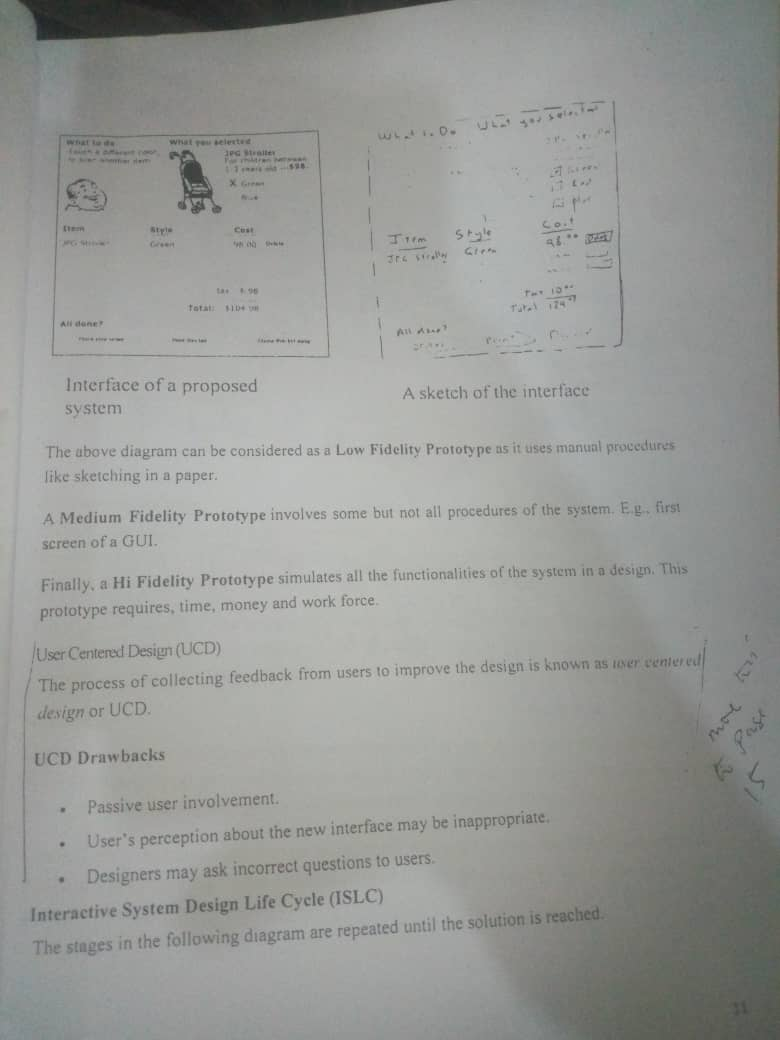
#> input picture Image_Processing/images/tre.jpg, 780 x 1040 px, found by its file name
$ python contours.py   (Python 2 division)
#> lines starting #> are read from the running program, lines starting #| are printed output that depends on the picture; after the words box and inside, x2 and y2 are one past the last pixel; in counts of white or black regions, pixels touching at a corner belong together
#COPY & PASTE{     python contours.py      }TO RUN THE CODE
#import needed libraries
import numpy as np
import imutils
from matplotlib import pyplot as plt
import cv2

image   =   cv2.imread("image/tre.jpg")
#> image is the input picture: shape (1040, 780, 3); mean B, G, R 150.7, 153.6, 152.1
#cv2.imshow("tet_image",image)
#cv2.waitKey(0)

#Grayscale
gray = cv2.cvtColor(image, cv2.COLOR_BGR2GRAY)

#canny edge
edge = cv2.Canny(gray,30,200)
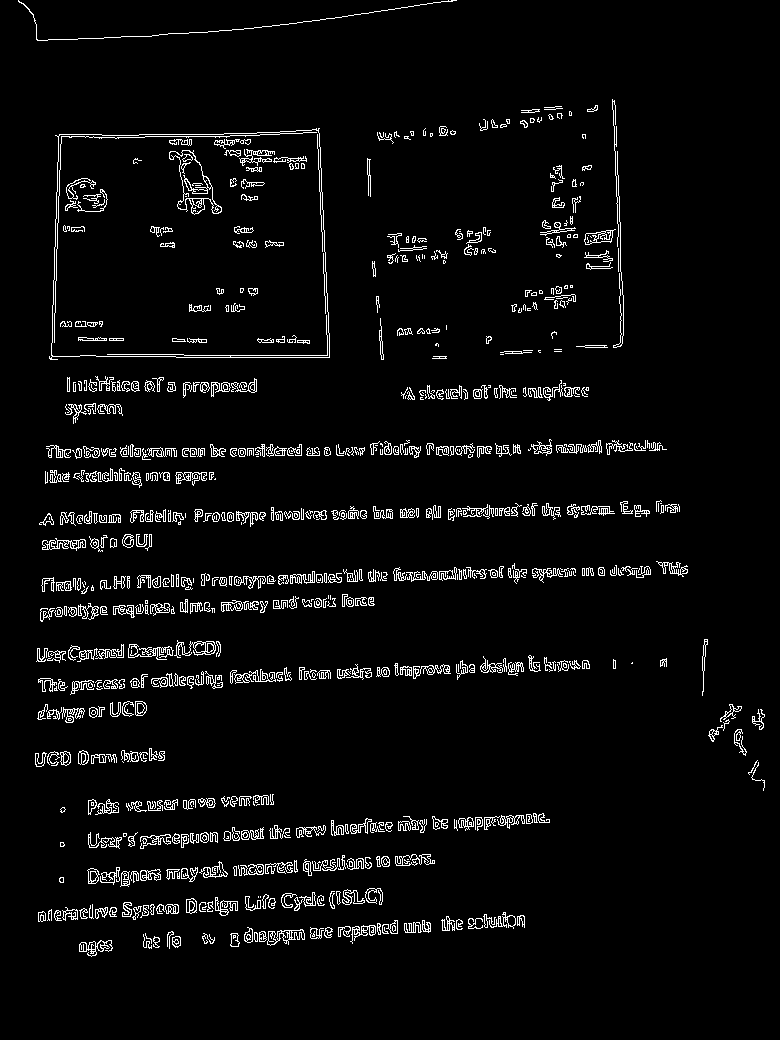
#> edge: shape (1040, 780); 4.2% white in thin lines or dots, all inside (x1, y1, x2, y2) = (18, 0, 765, 957)
#cv2.imshow("Canny edge",edge)
#cv2.waitKey(0)

#Make the image black
black_img = np.zeros((image.shape[0], image.shape[1],3))

#To find contours we use copy of the image (edged.copy) since the contours alters image
contours, hierarchy = cv2.findContours(edge, cv2.RETR_EXTERNAL, cv2.CHAIN_APPROX_NONE)
#> contours = 675 contours, 372 with area under 20; largest, box (x1, y1, x2, y2) and area: (49, 128, 330, 360) 60172, (267, 929, 305, 946) 286, (584, 229, 616, 245) 278, (174, 640, 216, 658) 255, (395, 854, 435, 866) 232
#cv2.imshow("canny img after contouring", edge)
#cv2.waitKey(0)

#print the number of contours
print"number of contour found  " + str(len(contours))
#| number of contour found  675

#Drow lines on the black contours
cv2.drawContours(black_img,contours,-1,(0,255,0),5)
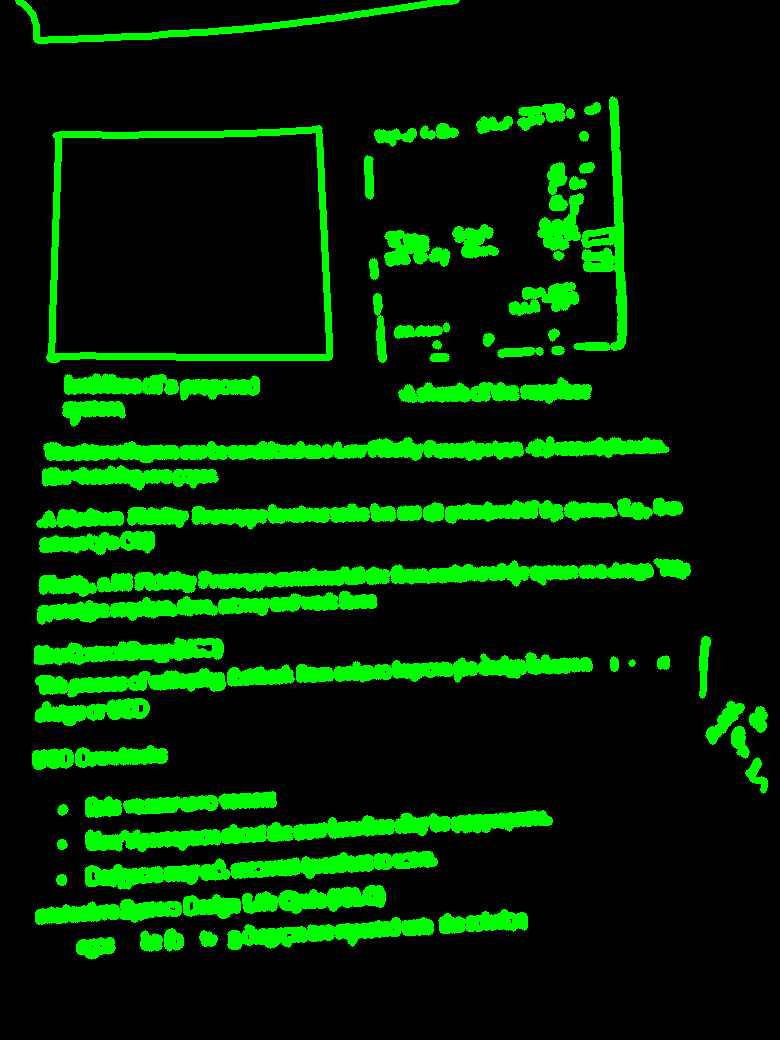
#> black_img: shape (1040, 780, 3) float64; mean of channels 0, 1, 2 0, 37.6, 0; drawn as B, G, R
#cv2.imshow("black contours",black_img)

#Drow all contours using -1 as the 3rd parameter to draw all
cv2.drawContours(image,contours,-1,(0,255,0),5)
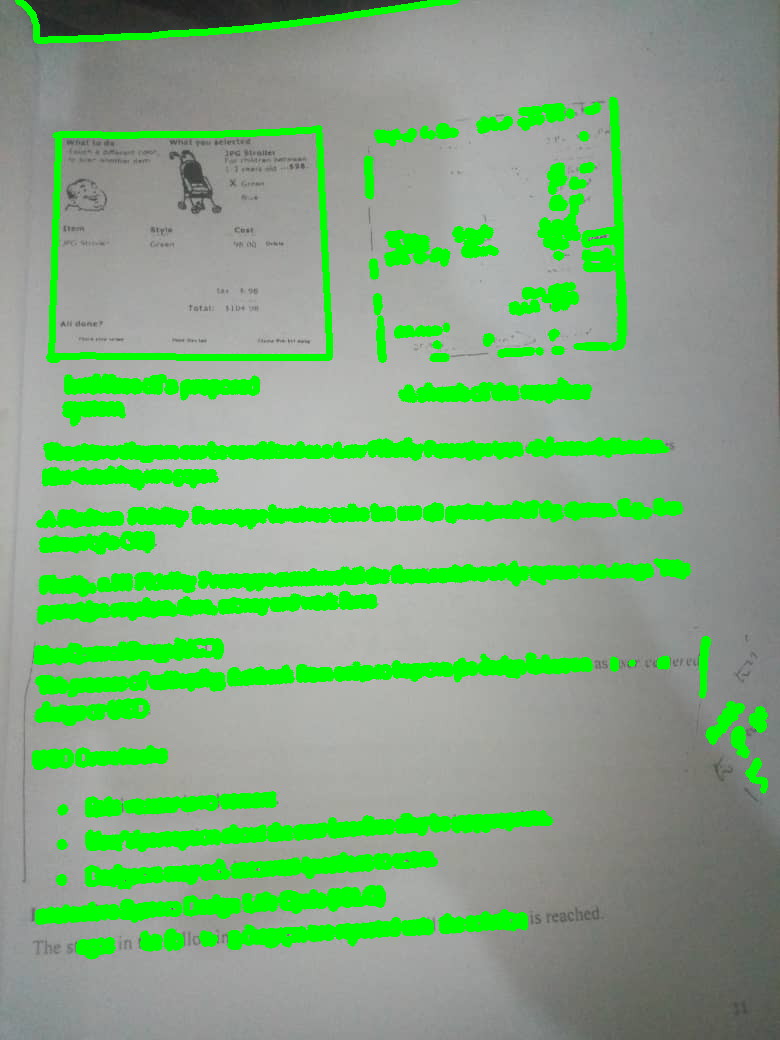
#> image: shape (1040, 780, 3); 14.76% of pixels changed, all inside (x1, y1, x2, y2) = (15, 0, 768, 960)
cv2.imshow("contours", image)

#iterate through each contour and compute the appx contours
for c in contours:
    #calculate accuracy as a persent of the contours perimeters
    accuracy = 0.00 * cv2.arcLength(c,True)
    approx = cv2.approxPolyDP(c,accuracy,True)
    cv2.drawContours(image,[approx],0,(0,(255),0),2)
    cv2.imshow("accuracy",image)
#> this loop made 675 passes
#> approx on passes 49 to 50: [[260, 896], [260, 897]], [[258, 896], [258, 897]]

cv2.waitKey(0)
cv2.destroyAllWindows()

$ run again, with Image_Processing/images/blob.JPG copied over Image_Processing/images/tre.jpg
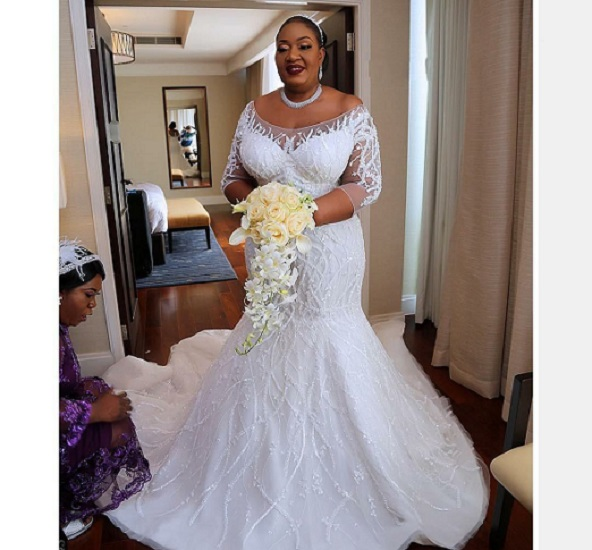
#> input picture Image_Processing/images/blob.JPG, 592 x 550 px, found by its file name
#> image is the input picture: shape (550, 592, 3); mean B, G, R 148.2, 150.1, 160.6
#> `edge = cv2.Canny(gray,30,200)`:
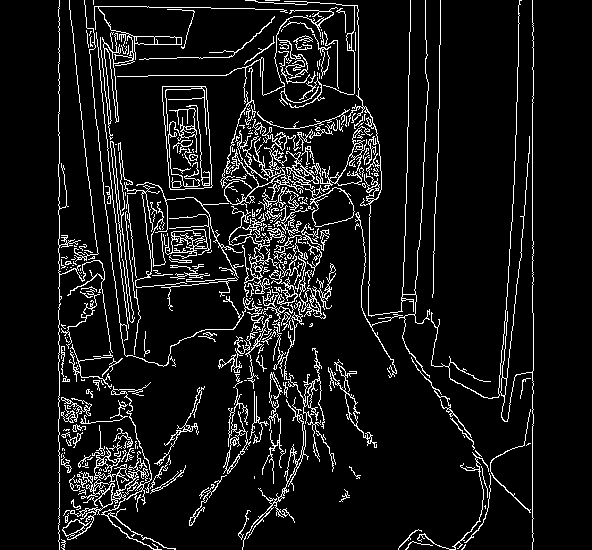
#> edge: shape (550, 592); 8.6% white in thin lines or dots, all inside (x1, y1, x2, y2) = (58, 0, 534, 550)
#> contours = 273 contours, 209 with area under 20; largest, box (x1, y1, x2, y2) and area: (162, 86, 213, 190) 4432, (224, 126, 373, 227) 2353, (62, 382, 176, 550) 1526, (165, 214, 211, 259) 690, (94, 6, 288, 140) 631
#| number of contour found  273
#> `cv2.drawContours(image,contours,-1,(0,255,0),5)`:
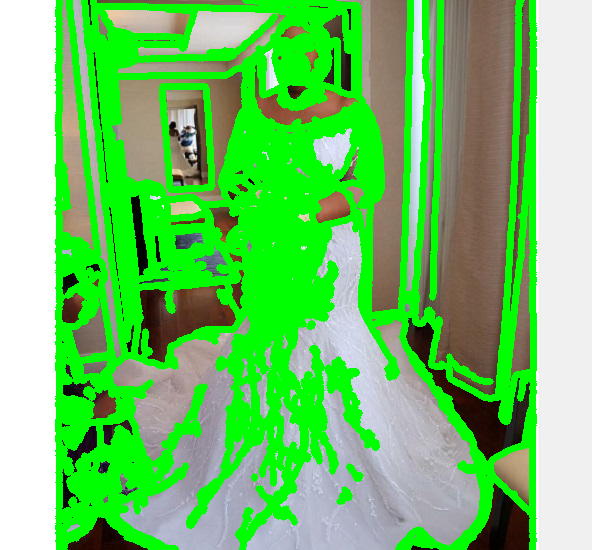
#> image: shape (550, 592, 3); mean B, G, R 103.1, 198.4, 110.7
#> the loop `for c in contours:` made 273 passes
#> approx on passes 7, 18, 27: [[485, 505], [484, 506], [485, 507], [485, 508]], [[133, 470], [134, 470]], [[62, 453], [61, 454], [61, 457], [61, 454]]
